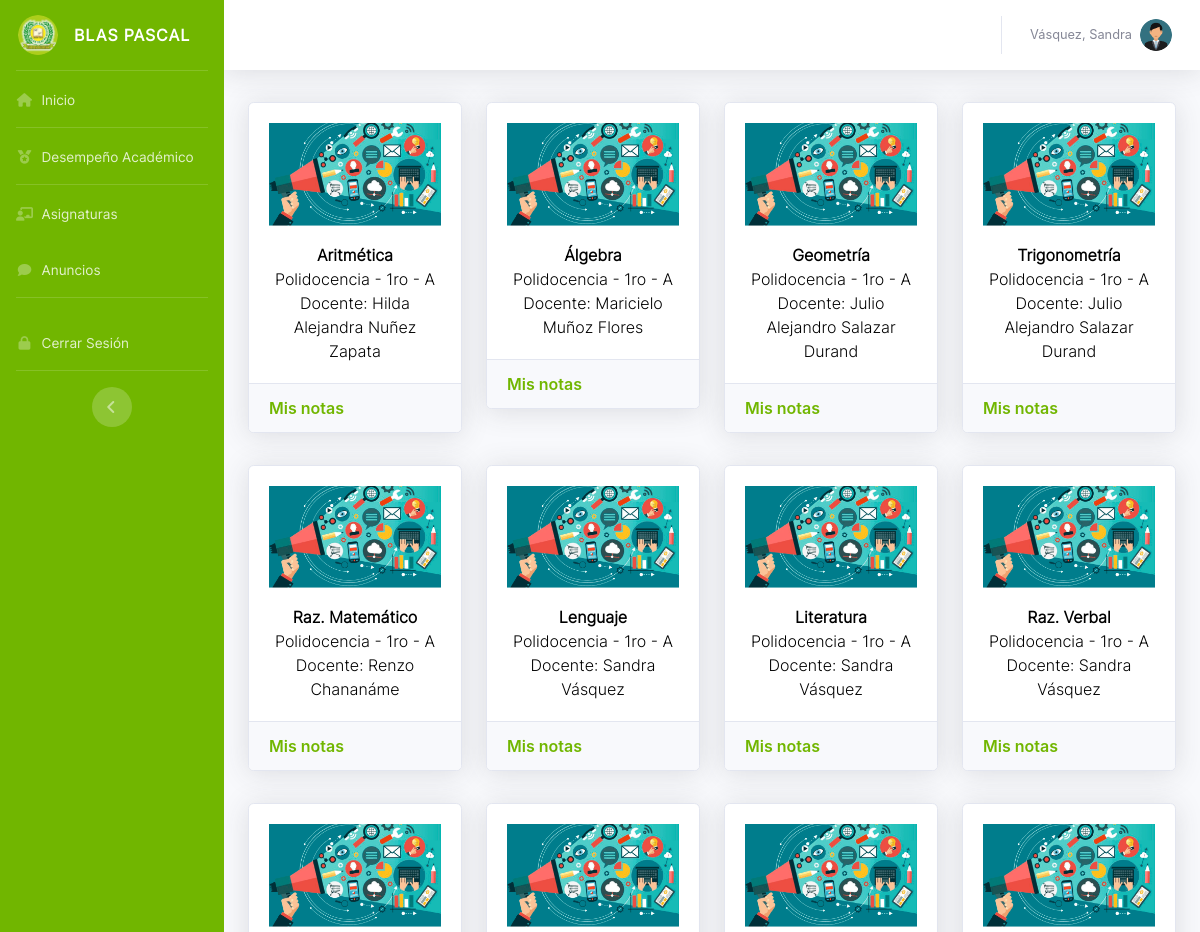
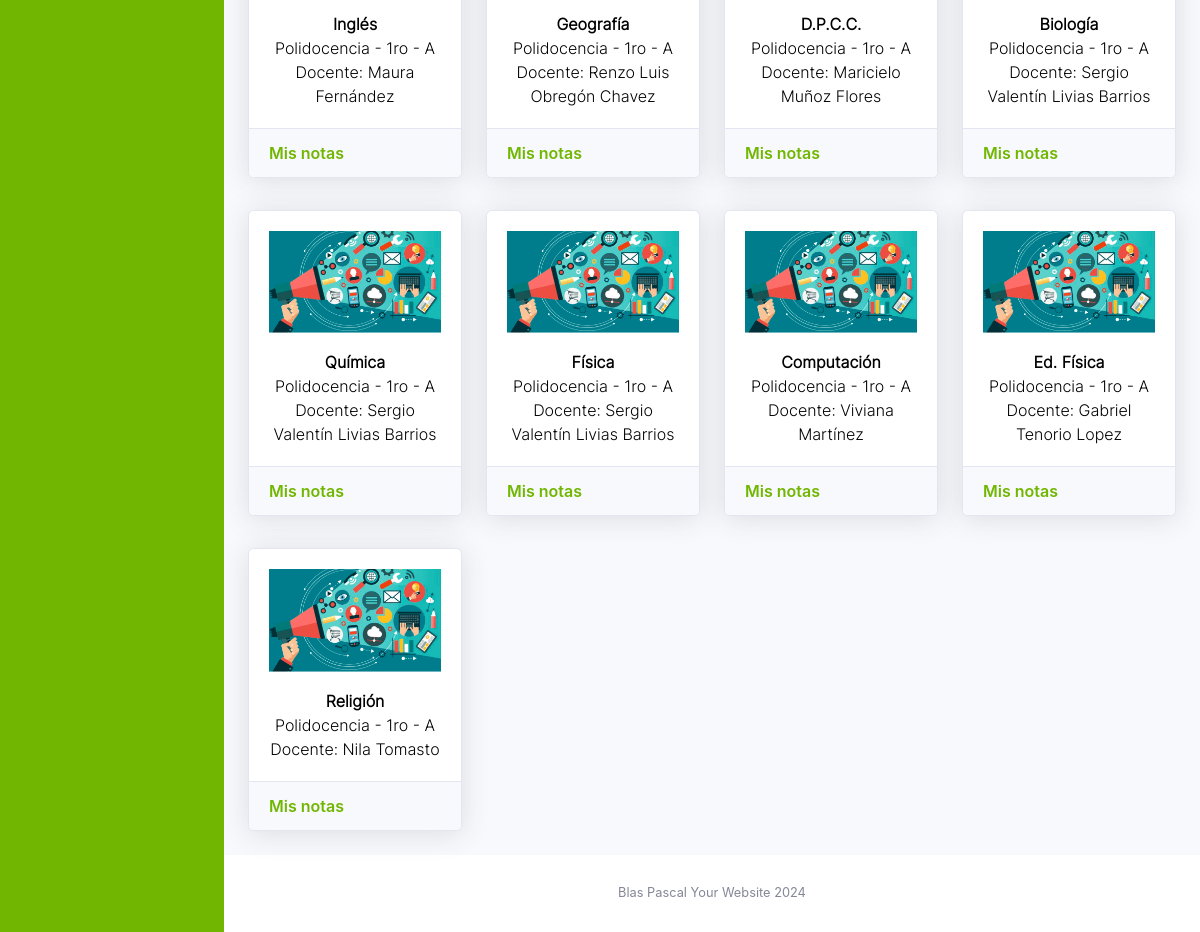
The app's page /VistaAlumno/tblAsignaturas.php (signed in) with its own data (2 pictures, top to bottom).
### tables this page shows
CREATE TABLE `alumnos` (
  `idalum` int(11) NOT NULL,
  `nombres` varchar(50) NOT NULL,
  `apellidos` varchar(50) NOT NULL,
  `dni` varchar(15) NOT NULL,
  `genero` varchar(5) NOT NULL,
  `fecnacimiento` varchar(20) NOT NULL,
  `direccion` varchar(150) NOT NULL,
  `clave` varchar(60) NOT NULL,
  `aula` int(11) NOT NULL,
  `telefonoapod` varchar(15) NOT NULL,
  `nombresapod` varchar(100) NOT NULL,
  `dniapod` varchar(15) NOT NULL,
  `telefonopa` varchar(15) NOT NULL,
  `nombrespa` varchar(100) NOT NULL,
  `dnipa` varchar(15) NOT NULL,
  `telefonoma` varchar(15) NOT NULL,
  `nombresma` varchar(100) NOT NULL,
  `dnima` varchar(15) NOT NULL,
  `estado` varchar(15) NOT NULL
);

CREATE TABLE `asignaturas` (
  `idasig` int(11) NOT NULL,
  `areacurricular` int(11) NOT NULL,
  `nombre` varchar(50) NOT NULL,
  `estado` varchar(15) NOT NULL
);

CREATE TABLE `niveles` (
  `idniv` int(11) NOT NULL,
  `nombre` varchar(15) NOT NULL
);

CREATE TABLE `grados` (
  `idgrado` int(11) NOT NULL,
  `nivel` int(11) NOT NULL,
  `nombre` varchar(20) NOT NULL
);

CREATE TABLE `aulas` (
  `idaula` int(11) NOT NULL,
  `grado` int(11) NOT NULL,
  `seccion` varchar(10) NOT NULL,
  `aforo` int(11) NOT NULL,
  `yearacad` int(11) NOT NULL,
  `tutor` int(11) NOT NULL
);

CREATE TABLE `docentes` (
  `iddoc` int(11) NOT NULL,
  `nombres` varchar(50) NOT NULL,
  `apellidos` varchar(50) NOT NULL,
  `dni` int(15) NOT NULL,
  `fecnacimiento` varchar(20) NOT NULL,
  `direccion` varchar(150) NOT NULL,
  `telefono` varchar(15) NOT NULL,
  `clave` varchar(60) NOT NULL,
  `estado` varchar(15) NOT NULL
);

### VistaAlumno/tblAsignaturas.php (the view, shortened to what this page needs)
<?php
include('../Includes/HeaderAlum.php');
?>
<div class="container-fluid">
    <div class="row">
        <?php
        $query = mysqli_query($conexion, "SELECT a.nombres AS alumno_nombre, a.apellidos AS alumno_apellido,
        asig.idasig, asig.nombre AS asignatura, au.idaula, au.seccion,
        d.nombres AS docente_nombre, d.apellidos AS docente_apellido,
        n.nombre AS nivel, g.nombre AS grado
        FROM alumnos a
        INNER JOIN aulas au ON a.aula = au.idaula
        INNER JOIN grados g ON au.grado = g.idgrado
        INNER JOIN niveles n ON g.nivel = n.idniv
        INNER JOIN asignar_grado_asignatura relgrado ON au.idaula = relgrado.aula
        INNER JOIN asignaturas asig ON relgrado.asignatura = asig.idasig
        INNER JOIN asignar_docente_asignatura reldoc ON relgrado.idrelgrado = reldoc.asignatura
        INNER JOIN docentes d ON reldoc.docente = d.iddoc
        WHERE a.idalum = '$id_user'");
        while($row = mysqli_fetch_assoc($query)) { ?>
        <div class="col-sm-6 col-xl-3 mt-2">
            <div class="card shadow mb-4">
                <div class="card-body d-flex flex-column align-items-center">
                    <img class="img-fluid" src="../Imagenes/curso.png" alt="Card image cap"/>
                    <p style="text-align: center; color: black; margin-top: 17px; margin-bottom: 0%; font-weight: 800;">
                        <?php echo $row['asignatura']; ?>
                    </p>
                    <p style="text-align: center; color: black; margin-top: 0%; margin-bottom: 0%;">
                        <?php echo $row['nivel'] . ' - ' . $row['grado'] . ' - ' . $row['seccion'];?>
                    </p>
                    <p style="text-align: center; color: black; margin-top: 0%; margin-bottom: 0%;">
                        <?php echo 'Docente: ' . $row['docente_nombre'] . ' ' . $row['docente_apellido'];?>
                    </p>
                </div>
                <div class="card-footer">
                    <a href="misNotas.php?idasig=<?php echo $row['idasig']; ?>" class="card-link link-success" style="color: #71B600; font-weight: 600;">
                        Mis notas
                    </a>
                </div>
            </div>
        </div>
        <?php } ?>
    </div>
</div>
<?php
include_once "../Includes/Footer.php";
?>

### Includes/HeaderAlum.php (shortened to what this page needs)
<?php
$id_user = $_SESSION['idUser'];
?>
<!DOCTYPE html>
<html lang="en">
<head>
    <link href="../vendor/fontawesome-free/css/all.min.css" rel="stylesheet" type="text/css">
    <link href="../Styles/modules.css" rel="stylesheet">
    <link href="../Styles/sb-admin-2.min.css" rel="stylesheet">
    <link href="../vendor/datatables/dataTables.bootstrap4.min.css" rel="stylesheet">
    <link href="../Styles/clockpicker.css" rel="stylesheet">
    <link rel="stylesheet" href="../Styles/jquery-ui.min.css">
</head>
<body id="page-top" class="esto">
    <div id="wrapper">
        <ul class="menu navbar-nav sidebar sidebar-dark accordion" id="accordionSidebar">
            <a class="sidebar-brand d-flex align-items-center justify-content-center" href="#">
                <div class="sidebar-brand-icon">
                    <img class="img-profile rounded-circle" src="../Imagenes/logo.png" style="width: 40px; height: 40px;">
                </div>
                <div class="sidebar-brand-text mx-3"><strong>Blas Pascal</strong></div>
            </a>
            <hr class="sidebar-divider my-0">
            <li class="nav-item">
                <a class="nav-link" href="index.php">
                    <i class="fas fa-fw fa-house"></i>
                    <span>Inicio</span></a>
            </li>
            <hr class="sidebar-divider my-0">
            <li class="nav-item">
                <a class="nav-link" href="Rendimiento.php">
                    <i class="fas fa-fw fa-medal"></i>
                    <span>Desempeño Académico</span></a>
            </li>
            <hr class="sidebar-divider my-0">
            <li class="nav-item">
                <a class="nav-link" href="tblAsignaturas.php">
                    <i class="fas fa-fw fa-chalkboard-user"></i>
                    <span>Asignaturas</span></a>
            </li>
            <li class="nav-item">
                <a class="nav-link" href="tblAnuncios.php">
                    <i class="fas  fa-fw fa-comment"></i>
                    <span>Anuncios</span></a>
            </li>
            <hr class="sidebar-divider d-none d-md-block">
            <li class="nav-item">
                <a class="nav-link" href="../cerrarSesion.php">
                    <i class="fas  fa-fw fa-lock"></i>
                    <span>Cerrar Sesión</span></a>
            </li>
            <hr class="sidebar-divider d-none d-md-block">
            <div class="text-center d-none d-md-inline">
                <button class="rounded-circle border-0" id="sidebarToggle"></button>
            </div>
        </ul>
        <div id="content-wrapper" class="d-flex flex-column">
            <div id="content">
                <nav class="navbar navbar-expand navbar-light bg-white topbar mb-4 static-top shadow">
                    <ul class="navbar-nav ml-auto">
                        <li class="nav-item dropdown no-arrow">
                            <a class="nav-link dropdown-toggle" href="#" id="userDropdown" role="button"
                                data-toggle="dropdown" aria-haspopup="true" aria-expanded="false">
                                <span class="mr-2 d-none d-lg-inline text-gray-600 small">
                                    <?php echo $_SESSION["apellidos"];?>, <?php echo $_SESSION["nombres"];?>
                                </span>
                                <img class="img-profile rounded-circle"
                                    src="../Imagenes/administrador.png">
                            </a>
                        </li>
                    </ul>
                </nav>

### Includes/Footer.php (shortened to what this page needs)
            </div>
            <footer class="sticky-footer bg-white">
                <div class="container my-auto">
                    <div class="copyright text-center my-auto">
                        <span>Blas Pascal Your Website 2024</span>
                    </div>
                </div>
            </footer>
        </div>
    </div>
</body>
</html>

### Styles/modules.css (style rules this page uses)
.menu { background-color: #71B600; font-family: interegular; }
.card-body { font-family: interlight; }

### records on screen
alumnos: asignaturas.nombre "Aritmética", niveles.nombre "Polidocencia", grados.nombre "1ro", aula.seccion "A", docentes.nombres "Hilda Alejandra", docentes.apellidos "Nuñez Zapata", asignaturas.nombre "Álgebra", docentes.nombres "Maricielo", docentes.apellidos "Muñoz Flores", asignaturas.nombre "Geometría", docentes.nombres "Julio Alejandro", docentes.apellidos "Salazar Durand", asignaturas.nombre "Trigonometría", asignaturas.nombre "Raz. Matemático", docentes.nombres "Renzo", docentes.apellidos "Chananáme", asignaturas.nombre "Lenguaje", docentes.nombres "Sandra", docentes.apellidos "Vásquez", asignaturas.nombre "Literatura", asignaturas.nombre "Raz. Verbal", asignaturas.nombre "Inglés", docentes.nombres "Maura", docentes.apellidos "Fernández", asignaturas.nombre "Geografía", docentes.nombres "Renzo Luis", docentes.apellidos "Obregón Chavez", asignaturas.nombre "D.P.C.C.", asignaturas.nombre "Biología", docentes.nombres "Sergio Valentín", docentes.apellidos "Livias Barrios", asignaturas.nombre "Química", asignaturas.nombre "Física", asignaturas.nombre "Computación", docentes.nombres "Viviana", docentes.apellidos "Martínez", asignaturas.nombre "Ed. Física", docentes.nombres "Gabriel", docentes.apellidos "Tenorio Lopez", asignaturas.nombre "Religión", docentes.nombres "Nila", docentes.apellidos "Tomasto"

### other values on screen
$_SESSION["apellidos"] "Vásquez"
$_SESSION["nombres"] "Sandra"
